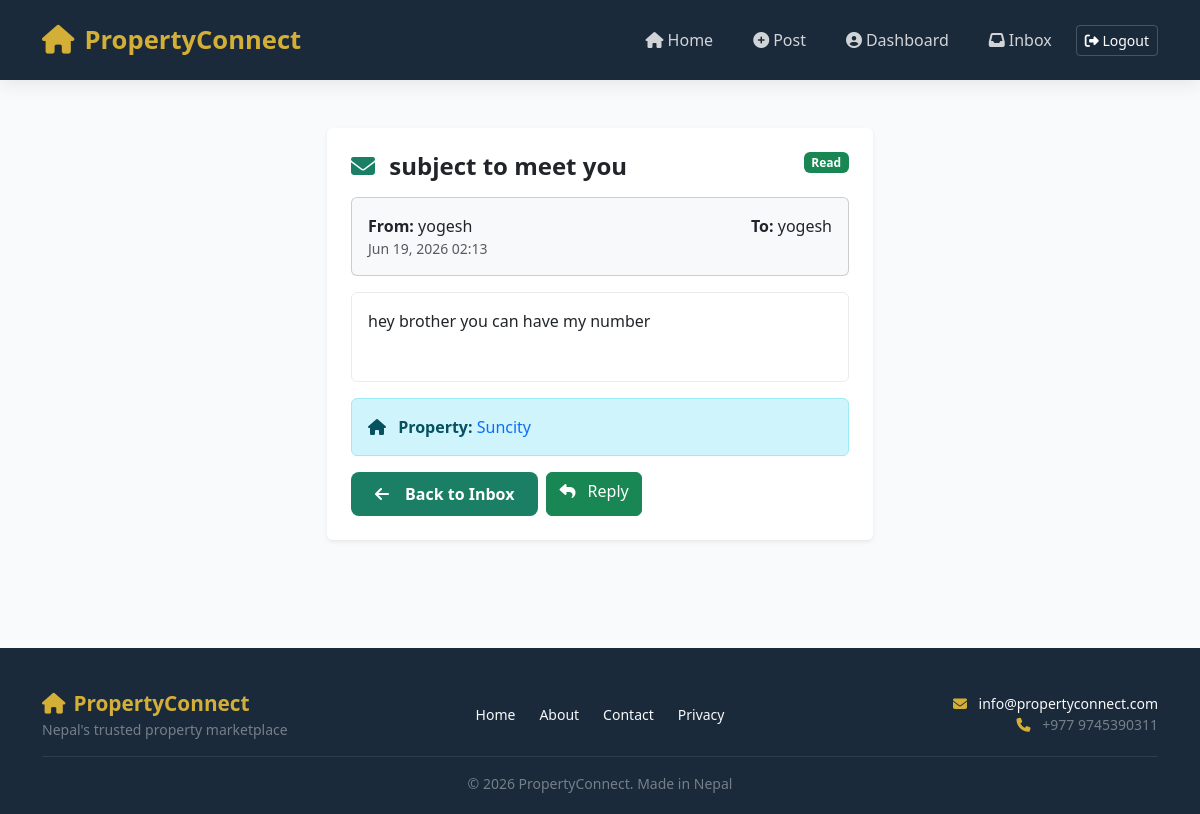
Page /message/2/ (signed in) on the committed database.
### main/models.py (models this page shows, shortened)
class Message(models.Model):
    sender = models.ForeignKey(User, on_delete=models.CASCADE, related_name='sent_messages')
    receiver = models.ForeignKey(User, on_delete=models.CASCADE, related_name='received_messages')
    property = models.ForeignKey(PropertyPost, on_delete=models.CASCADE, null=True, blank=True)
    subject = models.CharField(max_length=200)
    message = models.TextField()
    is_read = models.BooleanField(default=False)
    created_at = models.DateTimeField(auto_now_add=True)

class PropertyPost(models.Model):
    PROPERTY_TYPES = [
        ('sell', 'For Sale'),
        ('rent', 'For Rent'),
        ('buy', 'Looking to Buy'),
    ]
    STATUS_CHOICES = [
        ('available', 'Available'),
        ('sold', 'Sold'),
        ('rented', 'Rented'),
    ]
    user = models.ForeignKey(User, on_delete=models.CASCADE)
    title = models.CharField(max_length=200)
    description = models.TextField()
    price = models.DecimalField(max_digits=12, decimal_places=2)
    location = models.CharField(max_length=200)
    property_type = models.CharField(max_length=20, choices=PROPERTY_TYPES, default='sell')
    bedrooms = models.IntegerField(default=0)
    area = models.IntegerField(default=0, help_text="Area in sq. ft.")
    image = models.ImageField(upload_to='properties/', blank=True, null=True)
    phone = models.CharField(max_length=20, blank=True, null=True)
    created_at = models.DateTimeField(auto_now_add=True)
    views = models.IntegerField(default=0)
    is_featured = models.BooleanField(default=False)
    status = models.CharField(max_length=20, choices=STATUS_CHOICES, default='available')
    sold_date = models.DateTimeField(blank=True, null=True)

### main/views.py (the view)
# urls.py: path('message/<int:pk>/', views.message_detail, name='message_detail'),
def message_detail(request, pk):
    if not request.user.is_authenticated:
        return redirect('login')
    message = get_object_or_404(Message, pk=pk)
    if request.user != message.sender and request.user != message.receiver:
        messages.error(request, 'You are not authorized.')
        return redirect('inbox')
    if not message.is_read and request.user == message.receiver:
        message.is_read = True
        message.save()
    context = {
        'message': message,
    }
    return render(request, 'main/message_detail.html', context)

### main/context_processors.py (called while the page is built)
def unread_message_count(request):
    if request.user.is_authenticated:
        count = Message.objects.filter(receiver=request.user, is_read=False).count()
        return {'unread_count': count}
    return {'unread_count': 0}

### main/templates/main/message_detail.html
{% extends 'main/base.html' %}
{% block content %}
<div class="container py-5">
    <div class="row justify-content-center">
        <div class="col-md-6">
            <div class="card shadow-sm border-0">
                <div class="card-body p-4">
                    <div class="d-flex justify-content-between align-items-start mb-3">
                        <h4 class="fw-bold mb-0">
                            <i class="fas fa-envelope me-2" style="color: #1A7F64;"></i>
                            {{ message.subject }}
                        </h4>
                        {% if message.is_read %}
                            <span class="badge bg-success">Read</span>
                        {% else %}
                            <span class="badge bg-danger">Unread</span>
                        {% endif %}
                    </div>
                    <div class="card bg-light p-3 mb-3">
                        <div class="d-flex justify-content-between">
                            <div>
                                <strong>From:</strong> {{ message.sender.username }}
                            </div>
                            <div>
                                <strong>To:</strong> {{ message.receiver.username }}
                            </div>
                        </div>
                        <div class="text-muted small">
                            {{ message.created_at|date:"M d, Y H:i" }}
                        </div>
                    </div>
                    <div class="card bg-white p-3 mb-3" style="border: 1px solid #e9ecef;">
                        <p class="mb-0">{{ message.message|linebreaks }}</p>
                    </div>
                    {% if message.property %}
                        <div class="alert alert-info">
                            <i class="fas fa-home me-2"></i>
                            <strong>Property:</strong>
                            <a href="{% url 'property_detail' message.property.id %}" class="text-decoration-none">
                                {{ message.property.title }}
                            </a>
                        </div>
                    {% endif %}
                    <div class="d-flex gap-2 flex-wrap">
                        <a href="{% url 'inbox' %}" class="btn btn-primary">
                            <i class="fas fa-arrow-left me-2"></i> Back to Inbox
                        </a>
                        <a href="{% url 'reply_message' message.id %}" class="btn btn-success">
                            <i class="fas fa-reply me-2"></i> Reply
                        </a>
                    </div>
                </div>
            </div>
        </div>
    </div>
</div>
{% endblock %}

### main/templates/main/base.html (style rules this page uses)
:root { --primary: #0F4C5C; --secondary: #1A7F64; --gold: #D4AF37; --light-bg: #F8FAFC; --dark-bg: #1A2A3A; --text-dark: #1A2A3A; --text-light: #FFFFFF; --gray: #64748B; --shadow: 0 8px 30px rgba(0,0,0,0.08); }
* { margin: 0; padding: 0; box-sizing: border-box; }
body { background: var(--light-bg); color: var(--text-dark); font-family: 'Segoe UI', Tahoma, Geneva, Verdana, sans-serif; min-height: 100vh; }
.btn-primary { background: var(--secondary); border: none; color: #fff; font-weight: 600; padding: 10px 24px; border-radius: 8px; transition: all 0.3s; display: inline-flex; align-items: center; gap: 8px; }

### rows in the picture
Message: subject "subject to meet you", sender.username "yogesh", receiver.username "yogesh", created_at "Jun 19, 2026 02:13", message "hey brother you can have my number", property "Suncity"
